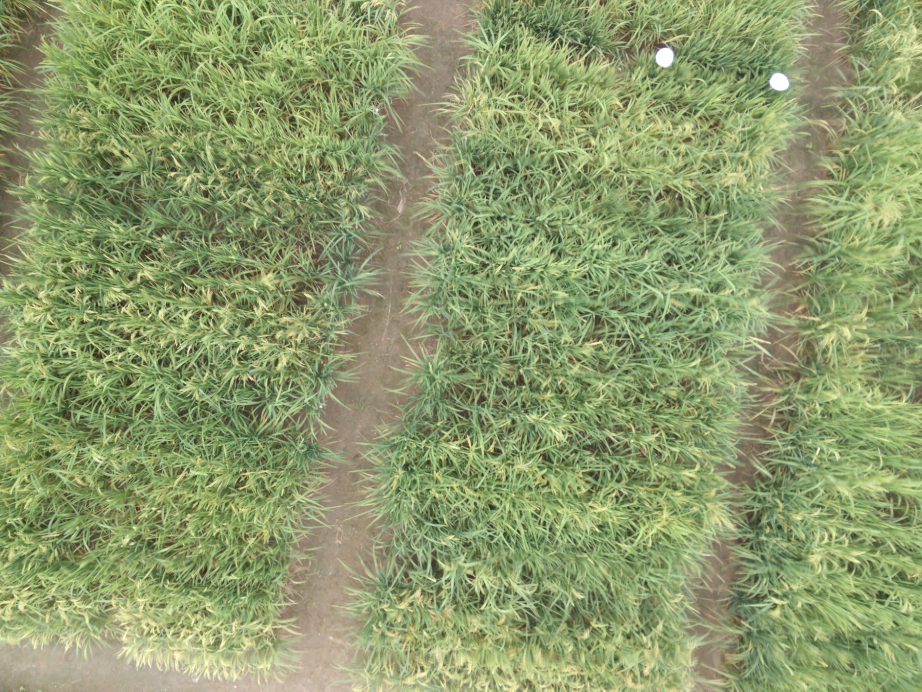
#> input picture Grabcut/IMG_170805_165709_0138_RGB.JPG, 4608 x 3456 px (shown at 1/5 size)
$ python runCode.py
#> lines starting #> are read from the running program, lines starting #| are printed output that depends on the picture
### Grabcut/segGrabCut.py
"""
Pontificia Universidad Javeriana
Departamento de electrónica
TG1907
Objetivo 2: Segmentación Grabcut

@author: David Felipe Cuellar Diaz
"""

# importar paquetes
import cv2
import numpy as np
import segMCS

class segmentacion:

    def __init__(self,image="image.jpg",folder="",scalefactor=1,resize=False,rgb=True):
        self.image=image
        self.folder=folder
        self.scalefactor=scalefactor
        self.resize=resize
        self.rgb=rgb

        self.refPt = []
        self.draw = 0

    #Define las funciones del mouse
    # [25 lines left out: function click_and_crop, not called in this run]
                #cv2.imwrite("mask2.png", self.mask)

    def grabcut(self):

	# carga la imagen
        self.imagein = cv2.imread(self.image)
#> self.imagein is the input picture: shape (3456, 4608, 3); mean B, G, R 108, 155.3, 141.5

	# cambia el tamaño de la imagen si es necesario
        if self.resize == True:
            height, width = self.imagein.shape[:2]
#> height = 3456; width = 4608
            self.imagein = cv2.resize(self.imagein,(int(self.scalefactor*width), int(self.scalefactor*height)), interpolation = cv2.INTER_NEAREST)
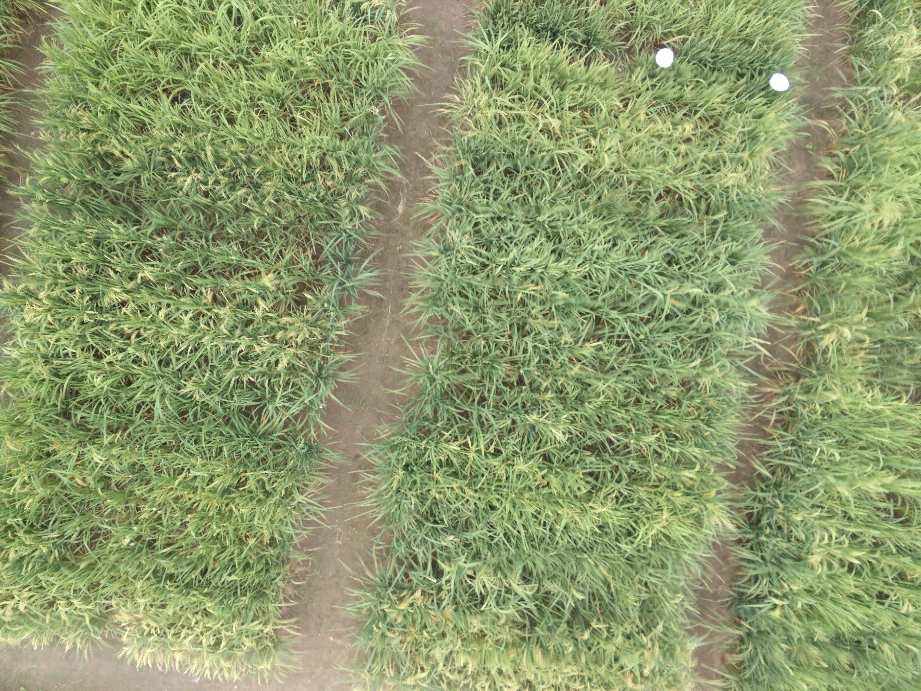
#> self.imagein: shape (691, 921, 3); mean B, G, R 108, 155.3, 141.5

	# crea copias de la imagen
        imagecopy=self.imagein.copy()
        imageout=self.imagein.copy()

	# Llama la función segMCS para crear las máscaras de FG y BG
        print("Utilice los sliders para crear la mascara de FG obvio")
        skm=segMCS.segmentacion(image = self.image, folder = self.folder+str(1) ,onlymask=True, scalefactor=self.scalefactor, resize=self.resize)

        if self.rgb == True:
            skm.canalrgb()
        else:
            skm.canalir()

        print("Utilice los sliders para crear la mascara de BG obvio")
        skm=segMCS.segmentacion(image=self.image , folder = self.folder + str(0) ,onlymask=True, scalefactor=self.scalefactor, resize=self.resize)

        if self.rgb == True:
            skm.canalrgb()
        else:
            skm.canalir()

        # Crea mask FG
        self.maskin11 = cv2.imread(self.folder + "1mask.bmp")
        self.maskin111 = cv2.cvtColor(self.maskin11, cv2.COLOR_BGR2GRAY)
        self.mask = np.where(self.maskin111>0,1,2).astype('uint8')

        # Crea mask BG
        self.maskin00 = cv2.imread(self.folder + "0mask.bmp")
        self.maskin000 = cv2.cvtColor(self.maskin00, cv2.COLOR_BGR2GRAY)
        self.mask = np.where(self.maskin000>0,0,3).astype('uint8')


        print("Utilice el click izquierdo para corregir BG obvio")
        print("Utilice el click derecho para corregir FG obvio")
        print("Para ver realizar una iteración, presione c")
        print("Presione la letra q para salir y guardar")

# [4 lines of commented-out code are left out]

        bgdModel = np.zeros((1,65),np.float64)
        fgdModel = np.zeros((1,65),np.float64)

        #Muestra las impagenes de entrada y salida
        cv2.imshow("input", self.imagein)
        cv2.imshow("output", imageout)

        #Empieza el ciclo
        while True:
            key = cv2.waitKey(1) & 0xFF
            #espera que haya movimiento del mouse
            cv2.setMouseCallback("input", self.click_and_crop)

            #Realiza los grabcut manuales
            if key == ord("c"):
                cv2.grabCut(imagecopy,self.mask,None,bgdModel,fgdModel,1,cv2.GC_INIT_WITH_MASK)
                print("iteración")

            #Modifica la imágen con la máscara
            mask2 = np.where((self.mask==1) + (self.mask==3), 255, 0).astype('uint8')

            imageout = cv2.bitwise_and(imagecopy, imagecopy, mask=mask2)

            #Muestra el resultado
            cv2.imshow("output", imageout)
            cv2.imshow("mask", mask2)

            #Espera la tecla q para salir
            if key == ord("q"):
                break

        print("Gracias por utilizar Grabcut, en el folder se guardó: ")
        print(" - imagecopy.bmp")
        print(" - imagegc.bmp")
        print(" - mask.bmp")
        print(" - result.bmp")

        cv2.imwrite(self.folder + "imagecopy.bmp",imagecopy)
        cv2.imwrite(self.folder + "imagegc.bmp",self.imagein)
        cv2.imwrite(self.folder + "mask.bmp",mask2)
        cv2.imwrite(self.folder + "result.bmp",imageout)

        cv2.destroyAllWindows()

### Grabcut/segMCS.py
"""
Pontificia Universidad Javeriana
Departamento de electrónica
TG1907
Objetivo 2: Segmentación Multi-color space threshold

@author: David Felipe Cuellar Diaz
"""

#Basado en: https://realpython.com/python-opencv-color-spaces/
import cv2
import numpy as np

#Se inicia la clase segmentación
class segmentacion:

    #definición de funciones
    def __init__(self,image="image.jpg",folder="",scalefactor=1,resize=False,matrix="",onlymask=False):
        self.image=image
        self.folder=folder
        self.scalefactor=scalefactor
        self.resize=resize
        self.matrix=matrix
        self.onlymask=onlymask

    def nothing(self,x):
        pass

    # función para máscara en RGB
    def canalrgb(self):

	# carga la imagen
        imagein = cv2.imread(self.image)

	# cambia el tamaño de la imagen si es necesario
        if self.resize == True:
            height, width = imagein.shape[:2]
#> height = 3456; width = 4608
            imagein = cv2.resize(imagein,(int(self.scalefactor*width), int(self.scalefactor*height)), interpolation = cv2.INTER_NEAREST)

	# crea una copia de la imagen
        imagecopy=imagein.copy()

        cv2.imshow("input", imagein)

        # aplica un filtro mediana a la imagen de entrada
        median = cv2.medianBlur(imagein, 5)
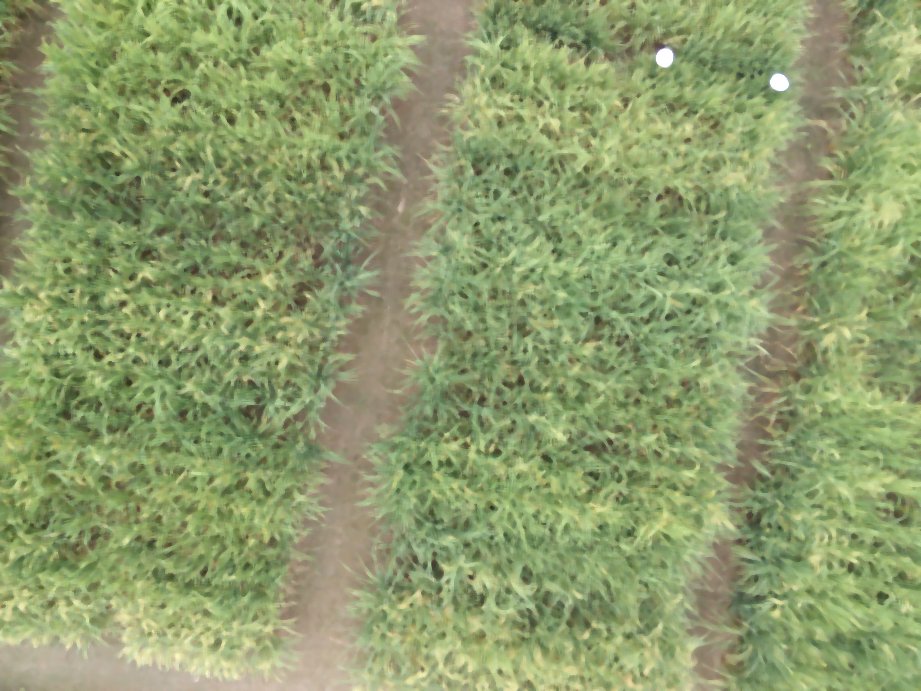
#> median: shape (691, 921, 3); mean B, G, R 108.2, 156.3, 141.8

	# convierte la imagen con filtro mediana en espacio de color HSV
        hsv_median= cv2.cvtColor(median, cv2.COLOR_BGR2HSV)
#> hsv_median: shape (691, 921, 3); mean H, S, V 38, 80.6, 157.8

        cv2.namedWindow('output')

        # crea las barras para cambiar el color
        cv2.createTrackbar('HM','output',0,255,self.nothing)
        cv2.createTrackbar('SM','output',0,255,self.nothing)
        cv2.createTrackbar('VM','output',0,255,self.nothing)
        cv2.createTrackbar('Hm','output',0,255,self.nothing)
        cv2.createTrackbar('Sm','output',0,255,self.nothing)
        cv2.createTrackbar('Vm','output',0,255,self.nothing)

	# define los valores de cada barra
        cv2.setTrackbarPos('HM','output',80)
        cv2.setTrackbarPos('SM','output',255)
        cv2.setTrackbarPos('VM','output',255)
        cv2.setTrackbarPos('Hm','output',30)
        cv2.setTrackbarPos('Sm','output',60)
        cv2.setTrackbarPos('Vm','output',60)


        print("Presione la letra q para guardar y salir")

        while True:

            k = cv2.waitKey(1) & 0xFF
#> (key q is pressed here)
            if k == ord('q'):
                break

            # toma los valores definidos para cada barra
            HM = cv2.getTrackbarPos('HM','output')
            SM = cv2.getTrackbarPos('SM','output')
            VM = cv2.getTrackbarPos('VM','output')
            Hm = cv2.getTrackbarPos('Hm','output')
            Sm = cv2.getTrackbarPos('Sm','output')
            Vm = cv2.getTrackbarPos('Vm','output')

	    # define los valores máximo y mínimo de umbralización
            min_green = (Hm,Sm,Vm)
            max_green = (HM,SM,VM)

	    # crea la máscara en la imagen con filtro mediana en HSV,
	    # dependiendo de los valores de umbralización
            mask = cv2.inRange(hsv_median, min_green, max_green)

	    # realiza una operación entre la imagen original y la máscara
            resultmask = cv2.bitwise_and(imagein, imagein, mask=mask)

            cv2.imshow("mask", mask)
            cv2.imshow("output", resultmask)

            # invierte la máscara y realiza la operación de nuevo entre
            # la imagen original y la máscara invertida
            mask2 = cv2.bitwise_not(mask)
            resultmask2 = cv2.bitwise_and(imagein, imagein, mask=mask2)

            cv2.imshow("mask2", mask2)
            cv2.imshow("output2", resultmask2)

	# Guarda todas las imágenes
        if self.onlymask == False :
            print("Usted tiene onlymask = False, en el folder se guardó: ")
            print(" - imagecopy.bmp")
            print(" - mask.bmp")
            print(" - result.bmp")
            print(" - mask2.bmp")
            print(" - result.bmp")
            print(" - HSV.txt")

            arr=np.array([[HM,SM,VM,Hm,Sm,Vm]])
            np.savetxt(self.matrix,arr,delimiter=',',fmt='%f')

            cv2.imwrite(self.folder + "imagecopy.bmp",imagecopy)

            cv2.imwrite(self.folder + "mask.bmp",mask)
            cv2.imwrite(self.folder + "result.bmp",resultmask)

            cv2.imwrite(self.folder + "mask2.bmp",mask2)
            cv2.imwrite(self.folder + "result2.bmp",resultmask2)

	# Guarda sólo la máscara
        else:
            print("Usted tiene onlymask = True, en el folder se guardó: ")
            print(" - mask.bmp")

#> (the run stopped early here; a loop or call above may not have finished)

$ run again, on Grabcut/IMG_170805_165709_0138_NIR.TIF
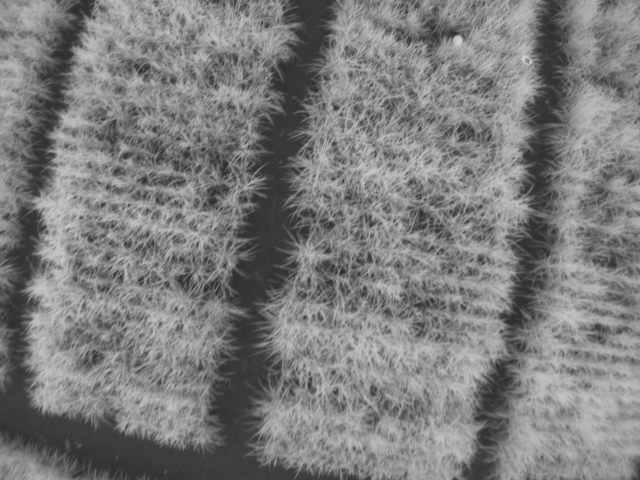
#> input picture Grabcut/IMG_170805_165709_0138_NIR.TIF, 1280 x 960 px, given in place of IMG_170805_165709_0138_RGB.JPG, which was not available (shown at 1/2 size)
#> in grabcut, self.imagein is the input picture: shape (960, 1280, 3); min 42, max 255, mean 124.9
#> in grabcut, `self.imagein = cv2.resize(self.imagein,(int(self.scalefactor*width), i..`:
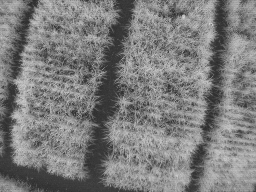
#> self.imagein: shape (192, 256, 3); min 42, max 214, mean 124.9
#> in canalrgb, `median = cv2.medianBlur(imagein, 5)`:
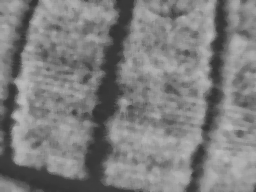
#> median: shape (192, 256, 3); min 51, max 190, mean 125.6
#> hsv_median: shape (192, 256, 3); mean H, S, V 0, 0, 125.6
